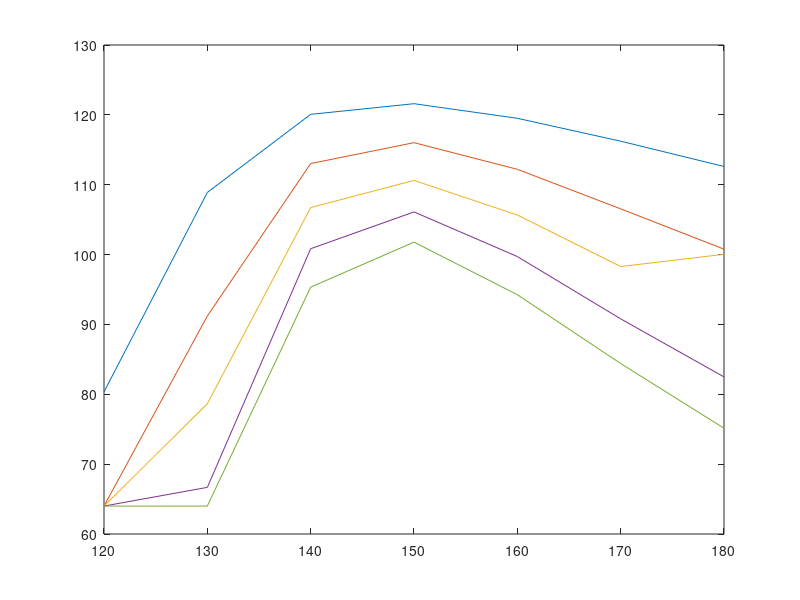

Write the MATLAB code that produced this figure. (Note: this script raises an error after producing the figure.)
%% Spice model module resistances

%% parallel compensated parallel DC Common

f=120:10:180;

R1= [80.34393617	64	64	64	64; ...
108.8943084	91.20254282	78.6488768	66.67642446	64; ...
120.0739756	113.0282593	106.7275273	100.839158	95.33853294;...
121.597598	116.0192942	110.616719	106.1058502	101.7820174;...
119.5091504	112.2047634	105.6635019	99.71685376	94.25625574;...
116.232206	106.5468026	98.28583659	90.79912577	84.40536789;...
112.6115648	100.7762243	100.0413903	82.48570911	75.14030711 ];

%%
clc;
figure();
for i=1:6
% i=1;
plot(f,R1(:,i))
hold on;
disp(max(R1(:,i))/min(R1(:,i)));
disp(32/max(R1(:,i)))

end

